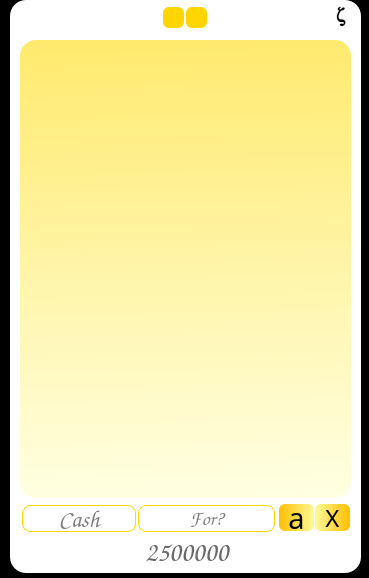
<?xml version="1.0" encoding="UTF-8"?>
<ui version="4.0">
 <class>MainWindow</class>
 <widget class="QMainWindow" name="MainWindow">
  <property name="geometry">
   <rect>
    <x>0</x>
    <y>0</y>
    <width>369</width>
    <height>578</height>
   </rect>
  </property>
  <property name="windowTitle">
   <string>MainWindow</string>
  </property>
  <property name="styleSheet">
   <string notr="true">background-color: rgb(0, 0, 0);</string>
  </property>
  <widget class="QWidget" name="centralwidget">
   <widget class="QFrame" name="frame2">
    <property name="geometry">
     <rect>
      <x>10</x>
      <y>0</y>
      <width>351</width>
      <height>573</height>
     </rect>
    </property>
    <property name="styleSheet">
     <string notr="true">background-color: rgb(255, 255, 255);
border-radius: 16px;</string>
    </property>
    <property name="frameShape">
     <enum>QFrame::StyledPanel</enum>
    </property>
    <property name="frameShadow">
     <enum>QFrame::Raised</enum>
    </property>
    <widget class="QListWidget" name="listWidget">
     <property name="geometry">
      <rect>
       <x>10</x>
       <y>40</y>
       <width>331</width>
       <height>458</height>
      </rect>
     </property>
     <property name="styleSheet">
      <string notr="true">background-color: qlineargradient(spread:pad, x1:0.488636, y1:0, x2:0.505682, y2:1, stop:0 rgba(255, 234, 110, 255), stop:1 rgba(255, 255, 226, 255));
</string>
     </property>
    </widget>
    <widget class="QPushButton" name="close1">
     <property name="geometry">
      <rect>
       <x>176</x>
       <y>7</y>
       <width>21</width>
       <height>21</height>
      </rect>
     </property>
     <property name="styleSheet">
      <string notr="true">QPushButton{
	background-color: rgb(255, 213, 0);
	border-radius: 6px;
}
QPushButton::hover{
	background-color: rgb(194, 31, 34);
}</string>
     </property>
     <property name="text">
      <string/>
     </property>
    </widget>
    <widget class="QPushButton" name="min1">
     <property name="geometry">
      <rect>
       <x>153</x>
       <y>7</y>
       <width>21</width>
       <height>21</height>
      </rect>
     </property>
     <property name="styleSheet">
      <string notr="true">QPushButton{
	background-color: rgb(255, 213, 0);
	border-radius: 6px;
}
QPushButton::hover{
	background-color: rgb(255, 241, 84);
}</string>
     </property>
     <property name="text">
      <string/>
     </property>
    </widget>
    <widget class="QPushButton" name="switch_btn">
     <property name="geometry">
      <rect>
       <x>320</x>
       <y>6</y>
       <width>21</width>
       <height>21</height>
      </rect>
     </property>
     <property name="font">
      <font>
       <family>Symbol</family>
       <pointsize>14</pointsize>
       <weight>75</weight>
       <bold>true</bold>
      </font>
     </property>
     <property name="cursor">
      <cursorShape>PointingHandCursor</cursorShape>
     </property>
     <property name="styleSheet">
      <string notr="true"/>
     </property>
     <property name="text">
      <string>z</string>
     </property>
    </widget>
    <widget class="QPushButton" name="add1">
     <property name="geometry">
      <rect>
       <x>269</x>
       <y>504</y>
       <width>35</width>
       <height>27</height>
      </rect>
     </property>
     <property name="font">
      <font>
       <family>Marlett</family>
       <pointsize>22</pointsize>
       <weight>50</weight>
       <bold>false</bold>
       <strikeout>false</strikeout>
      </font>
     </property>
     <property name="styleSheet">
      <string notr="true">QPushButton{
	background-color: qlineargradient(spread:pad, x1:0, y1:0, x2:1, y2:0, stop:0 rgba(255, 191, 0, 255), stop:1 rgba(255, 249, 151, 255));
	border-radius: 6px;
}
QPushButton::hover{
	background-color: rgb(200, 255, 0);
}</string>
     </property>
     <property name="text">
      <string>a</string>
     </property>
    </widget>
    <widget class="QPushButton" name="del1">
     <property name="geometry">
      <rect>
       <x>305</x>
       <y>504</y>
       <width>35</width>
       <height>27</height>
      </rect>
     </property>
     <property name="font">
      <font>
       <family>Marlett</family>
       <pointsize>18</pointsize>
       <weight>50</weight>
       <bold>false</bold>
       <strikeout>false</strikeout>
      </font>
     </property>
     <property name="styleSheet">
      <string notr="true">QPushButton{
	
	background-color: qlineargradient(spread:pad, x1:0, y1:0, x2:1, y2:0, stop:0 rgba(255, 249, 151, 255), stop:1 rgba(255, 191, 0, 255));
	border-radius: 6px;
}
QPushButton::hover{
	background-color:rgb(255, 106, 0);
}</string>
     </property>
     <property name="text">
      <string>X</string>
     </property>
    </widget>
    <widget class="QLineEdit" name="lineEdit">
     <property name="geometry">
      <rect>
       <x>12</x>
       <y>505</y>
       <width>114</width>
       <height>27</height>
      </rect>
     </property>
     <property name="font">
      <font>
       <family>Comic Sans MS</family>
       <pointsize>18</pointsize>
       <weight>50</weight>
       <bold>false</bold>
      </font>
     </property>
     <property name="styleSheet">
      <string notr="true">border: 1px solid;
border-radius: 8px;
border-color: rgb(255, 213, 0);</string>
     </property>
     <property name="maxLength">
      <number>8</number>
     </property>
     <property name="alignment">
      <set>Qt::AlignCenter</set>
     </property>
     <property name="placeholderText">
      <string>Cash</string>
     </property>
    </widget>
    <widget class="QLineEdit" name="lineEdit_2">
     <property name="geometry">
      <rect>
       <x>128</x>
       <y>505</y>
       <width>137</width>
       <height>27</height>
      </rect>
     </property>
     <property name="font">
      <font>
       <family>Comic Sans MS</family>
       <pointsize>15</pointsize>
      </font>
     </property>
     <property name="styleSheet">
      <string notr="true">border: 1px solid;
border-radius: 8px;
border-color: rgb(255, 213, 0);</string>
     </property>
     <property name="alignment">
      <set>Qt::AlignCenter</set>
     </property>
     <property name="placeholderText">
      <string>For?</string>
     </property>
    </widget>
    <widget class="QLabel" name="label">
     <property name="geometry">
      <rect>
       <x>110</x>
       <y>539</y>
       <width>134</width>
       <height>27</height>
      </rect>
     </property>
     <property name="font">
      <font>
       <family>Comic Sans MS</family>
       <pointsize>20</pointsize>
      </font>
     </property>
     <property name="styleSheet">
      <string notr="true">color: rgb(104, 104, 104);</string>
     </property>
     <property name="text">
      <string>2500000</string>
     </property>
     <property name="alignment">
      <set>Qt::AlignCenter</set>
     </property>
    </widget>
    <widget class="QFrame" name="frame">
     <property name="geometry">
      <rect>
       <x>0</x>
       <y>0</y>
       <width>351</width>
       <height>0</height>
      </rect>
     </property>
     <property name="styleSheet">
      <string notr="true">background-color: rgb(255, 255, 255);
border-radius: 16px;</string>
     </property>
     <property name="frameShape">
      <enum>QFrame::StyledPanel</enum>
     </property>
     <property name="frameShadow">
      <enum>QFrame::Raised</enum>
     </property>
     <widget class="QListWidget" name="listWidget_2">
      <property name="geometry">
       <rect>
        <x>10</x>
        <y>40</y>
        <width>331</width>
        <height>492</height>
       </rect>
      </property>
      <property name="styleSheet">
       <string notr="true">background-color: qlineargradient(spread:pad, x1:0.488636, y1:0, x2:0.505682, y2:1, stop:0 rgba(134, 255, 205, 255), stop:1 rgba(231, 255, 242, 255));</string>
      </property>
     </widget>
     <widget class="QPushButton" name="close2">
      <property name="geometry">
       <rect>
        <x>176</x>
        <y>7</y>
        <width>21</width>
        <height>21</height>
       </rect>
      </property>
      <property name="styleSheet">
       <string notr="true">QPushButton{
	background-color:rgb(0, 255, 157);
	border-radius: 6px;
}
QPushButton::hover{
	background-color: rgb(194, 31, 34);
}</string>
      </property>
      <property name="text">
       <string/>
      </property>
     </widget>
     <widget class="QPushButton" name="min2">
      <property name="geometry">
       <rect>
        <x>153</x>
        <y>7</y>
        <width>21</width>
        <height>21</height>
       </rect>
      </property>
      <property name="styleSheet">
       <string notr="true">QPushButton{
	background-color:rgb(0, 255, 157);
	border-radius: 6px;
}
QPushButton::hover{
	background-color: rgb(96, 255, 221);
}</string>
      </property>
      <property name="text">
       <string/>
      </property>
     </widget>
     <widget class="QPushButton" name="add2">
      <property name="geometry">
       <rect>
        <x>269</x>
        <y>538</y>
        <width>35</width>
        <height>27</height>
       </rect>
      </property>
      <property name="font">
       <font>
        <family>Segoe UI Black</family>
        <pointsize>22</pointsize>
        <weight>75</weight>
        <bold>true</bold>
        <strikeout>false</strikeout>
       </font>
      </property>
      <property name="styleSheet">
       <string notr="true">QPushButton{
	
	background-color: qlineargradient(spread:pad, x1:0, y1:0.551, x2:1, y2:0.523, stop:0 rgba(70, 255, 194, 255), stop:1 rgba(197, 255, 224, 255));
	border-radius: 6px;
}
QPushButton::hover{
	background-color:rgb(0, 255, 106);
}</string>
      </property>
      <property name="text">
       <string>+</string>
      </property>
     </widget>
     <widget class="QPushButton" name="del2">
      <property name="geometry">
       <rect>
        <x>305</x>
        <y>538</y>
        <width>35</width>
        <height>27</height>
       </rect>
      </property>
      <property name="font">
       <font>
        <family>Segoe UI Black</family>
        <pointsize>22</pointsize>
        <weight>75</weight>
        <bold>true</bold>
        <strikeout>false</strikeout>
       </font>
      </property>
      <property name="styleSheet">
       <string notr="true">QPushButton{
	
	
	background-color: qlineargradient(spread:pad, x1:0, y1:0.551, x2:1, y2:0.523, stop:0 rgba(197, 255, 224, 255), stop:1 rgba(70, 255, 194, 255));
	border-radius: 6px;
}
QPushButton::hover{
	background-color:rgb(255, 93, 53);
}</string>
      </property>
      <property name="text">
       <string>-</string>
      </property>
     </widget>
     <widget class="QLineEdit" name="lineEdit_3">
      <property name="geometry">
       <rect>
        <x>12</x>
        <y>539</y>
        <width>253</width>
        <height>27</height>
       </rect>
      </property>
      <property name="font">
       <font>
        <family>Comic Sans MS</family>
        <pointsize>18</pointsize>
        <weight>50</weight>
        <bold>false</bold>
       </font>
      </property>
      <property name="styleSheet">
       <string notr="true">border: 1px solid;
border-radius: 8px;
border-color:rgb(0, 255, 183);</string>
      </property>
      <property name="maxLength">
       <number>8</number>
      </property>
      <property name="alignment">
       <set>Qt::AlignCenter</set>
      </property>
      <property name="placeholderText">
       <string>Note</string>
      </property>
     </widget>
    </widget>
   </widget>
  </widget>
 </widget>
 <resources/>
 <connections>
  <connection>
   <sender>close1</sender>
   <signal>clicked()</signal>
   <receiver>MainWindow</receiver>
   <slot>close()</slot>
   <hints>
    <hint type="sourcelabel">
     <x>196</x>
     <y>35</y>
    </hint>
    <hint type="destinationlabel">
     <x>184</x>
     <y>304</y>
    </hint>
   </hints>
  </connection>
  <connection>
   <sender>min1</sender>
   <signal>clicked()</signal>
   <receiver>MainWindow</receiver>
   <slot>showMinimized()</slot>
   <hints>
    <hint type="sourcelabel">
     <x>173</x>
     <y>35</y>
    </hint>
    <hint type="destinationlabel">
     <x>184</x>
     <y>304</y>
    </hint>
   </hints>
  </connection>
  <connection>
   <sender>min2</sender>
   <signal>clicked()</signal>
   <receiver>MainWindow</receiver>
   <slot>showMinimized()</slot>
   <hints>
    <hint type="sourcelabel">
     <x>173</x>
     <y>35</y>
    </hint>
    <hint type="destinationlabel">
     <x>184</x>
     <y>304</y>
    </hint>
   </hints>
  </connection>
 </connections>
</ui>
